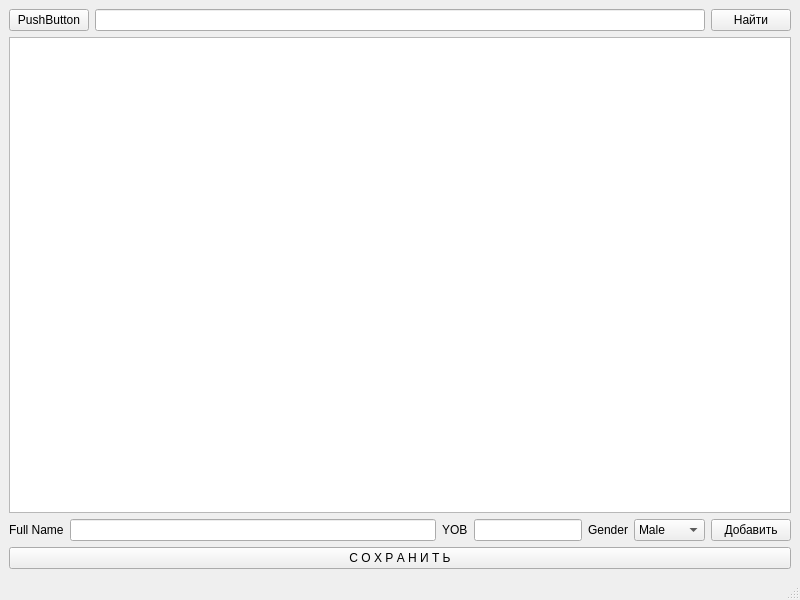
<?xml version="1.0" encoding="UTF-8"?>
<ui version="4.0">
 <class>MainWindow</class>
 <widget class="QMainWindow" name="MainWindow">
  <property name="geometry">
   <rect>
    <x>0</x>
    <y>0</y>
    <width>800</width>
    <height>600</height>
   </rect>
  </property>
  <property name="windowTitle">
   <string>MainWindow</string>
  </property>
  <widget class="QWidget" name="centralwidget">
   <layout class="QVBoxLayout" name="verticalLayout">
    <item>
     <layout class="QHBoxLayout" name="horizontalLayout">
      <item>
       <widget class="QPushButton" name="fileFIndButton">
        <property name="text">
         <string>PushButton</string>
        </property>
       </widget>
      </item>
      <item>
       <widget class="QLineEdit" name="editSearch"/>
      </item>
      <item>
       <widget class="QPushButton" name="buttonFind">
        <property name="text">
         <string>Найти</string>
        </property>
       </widget>
      </item>
     </layout>
    </item>
    <item>
     <widget class="MyTextBrowser" name="textBrowser"/>
    </item>
    <item>
     <layout class="QHBoxLayout" name="putForm" stretch="0,1,0,0,0,0,0">
      <item>
       <widget class="QLabel" name="nameLabel">
        <property name="text">
         <string>Full Name</string>
        </property>
       </widget>
      </item>
      <item>
       <widget class="QLineEdit" name="putName"/>
      </item>
      <item>
       <widget class="QLabel" name="label">
        <property name="text">
         <string>YOB</string>
        </property>
       </widget>
      </item>
      <item>
       <widget class="QLineEdit" name="putYear"/>
      </item>
      <item>
       <widget class="QLabel" name="label_2">
        <property name="text">
         <string>Gender</string>
        </property>
       </widget>
      </item>
      <item>
       <widget class="QComboBox" name="genderBox">
        <item>
         <property name="text">
          <string>Male</string>
         </property>
        </item>
        <item>
         <property name="text">
          <string>Female</string>
         </property>
        </item>
       </widget>
      </item>
      <item>
       <widget class="QPushButton" name="putBut">
        <property name="text">
         <string>Добавить</string>
        </property>
       </widget>
      </item>
     </layout>
    </item>
    <item>
     <widget class="QPushButton" name="saveBut">
      <property name="text">
       <string>С О Х Р А Н И Т Ь</string>
      </property>
     </widget>
    </item>
   </layout>
  </widget>
  <widget class="QMenuBar" name="menubar">
   <property name="geometry">
    <rect>
     <x>0</x>
     <y>0</y>
     <width>800</width>
     <height>17</height>
    </rect>
   </property>
  </widget>
  <widget class="QStatusBar" name="statusbar"/>
 </widget>
 <customwidgets>
  <customwidget>
   <class>MyTextBrowser</class>
   <extends>QTextBrowser</extends>
   <header>mytextbrowser.h</header>
  </customwidget>
 </customwidgets>
 <resources/>
 <connections>
  <connection>
   <sender>putBut</sender>
   <signal>clicked()</signal>
   <receiver>MainWindow</receiver>
   <slot>addEmployee()</slot>
   <hints>
    <hint type="sourcelabel">
     <x>789</x>
     <y>505</y>
    </hint>
    <hint type="destinationlabel">
     <x>625</x>
     <y>511</y>
    </hint>
   </hints>
  </connection>
  <connection>
   <sender>buttonFind</sender>
   <signal>clicked()</signal>
   <receiver>MainWindow</receiver>
   <slot>findEmployee()</slot>
   <hints>
    <hint type="sourcelabel">
     <x>740</x>
     <y>38</y>
    </hint>
    <hint type="destinationlabel">
     <x>639</x>
     <y>59</y>
    </hint>
   </hints>
  </connection>
  <connection>
   <sender>saveBut</sender>
   <signal>clicked()</signal>
   <receiver>MainWindow</receiver>
   <slot>saveFile()</slot>
   <hints>
    <hint type="sourcelabel">
     <x>412</x>
     <y>536</y>
    </hint>
    <hint type="destinationlabel">
     <x>189</x>
     <y>510</y>
    </hint>
   </hints>
  </connection>
  <connection>
   <sender>fileFIndButton</sender>
   <signal>clicked()</signal>
   <receiver>MainWindow</receiver>
   <slot>findFile()</slot>
   <hints>
    <hint type="sourcelabel">
     <x>43</x>
     <y>27</y>
    </hint>
    <hint type="destinationlabel">
     <x>91</x>
     <y>52</y>
    </hint>
   </hints>
  </connection>
 </connections>
 <slots>
  <slot>findEmployee()</slot>
  <slot>addEmployee()</slot>
  <slot>saveFile()</slot>
  <slot>readFile()</slot>
  <slot>findFile()</slot>
 </slots>
</ui>
